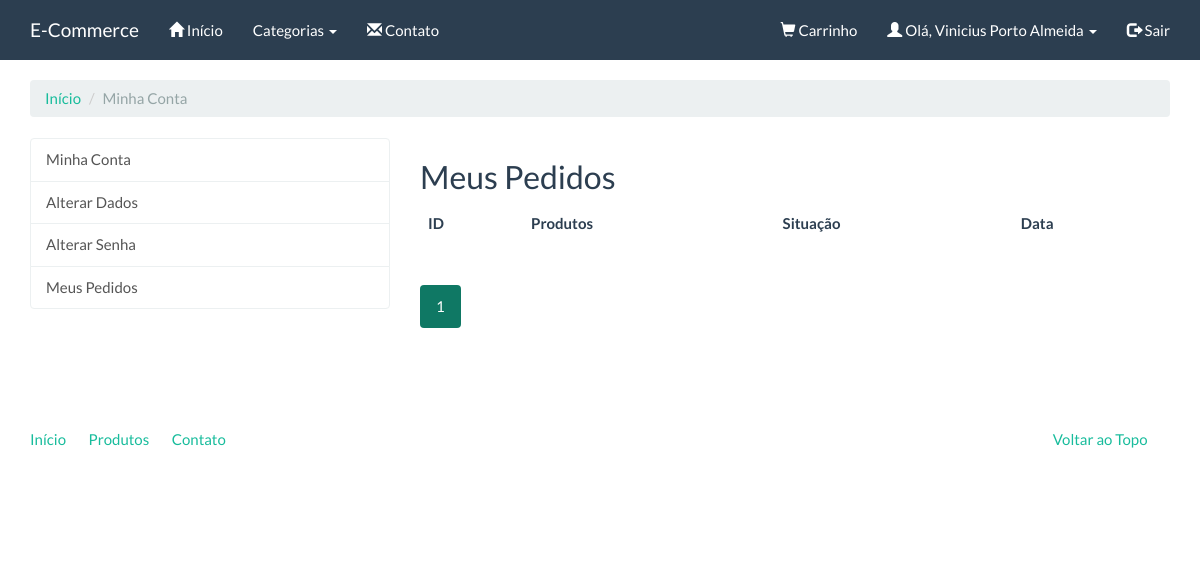
The app's page /compras/meus-pedidos/ (signed in), older data.
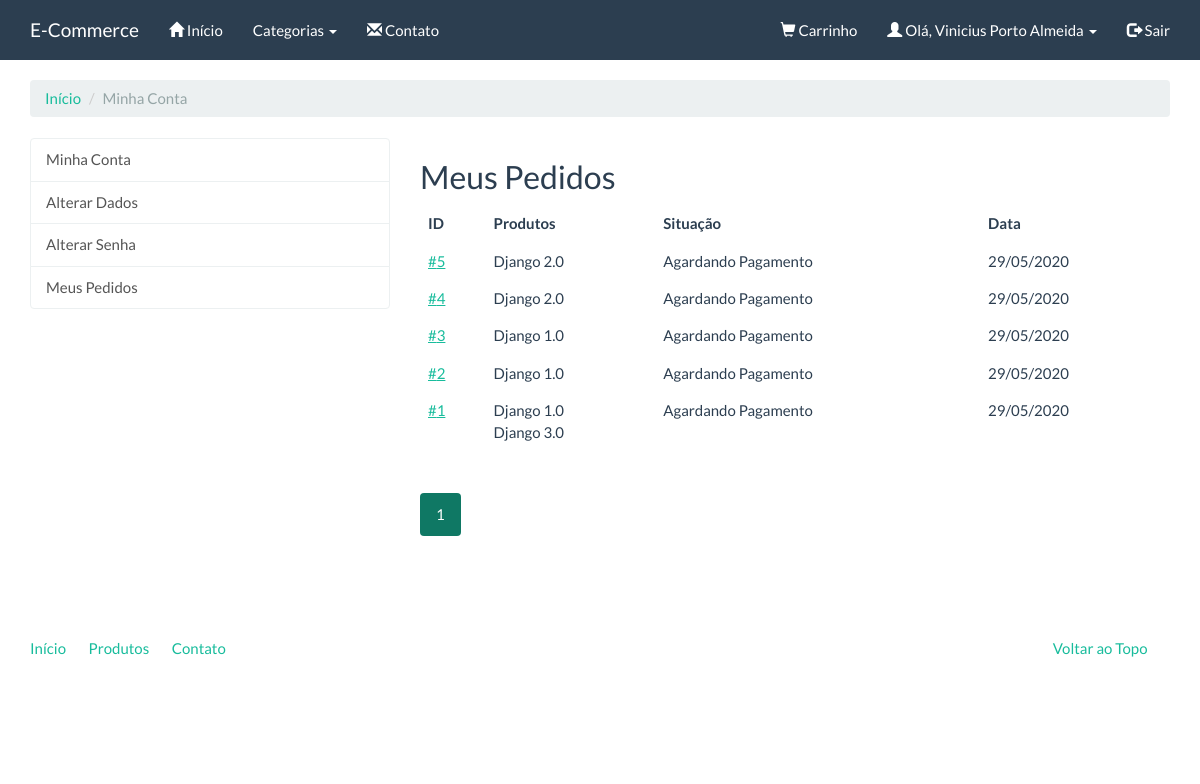
The same page, newer data.
### checkout/models.py (models this page shows, shortened)
class Order(models.Model):
    STATUS_CHOICES = (
        (0, 'Agardando Pagamento'),
        (1, 'Compra Concluída'),
        (2, 'Compra Cancelada'),
    )
    PAYMENT_OPTION_CHOICES = (
        ('deposit', 'Depósito'),
        ('pagseguro', 'PagSeguro'),
        ('paypal', 'PayPal'),
    )
    user = models.ForeignKey(settings.AUTH_USER_MODEL, verbose_name='Usuário')
    status = models.IntegerField(
        'Situação', choices=STATUS_CHOICES, default=0, blank=True
    )
    payment_option = models.CharField(
        'Opção de Pagamento', choices=PAYMENT_OPTION_CHOICES, max_length=20, default='deposit'
    )
    created = models.DateTimeField('Criado em', auto_now_add=True)
    modified = models.DateTimeField('Modificado em', auto_now=True)
    objects = OrderManager()
    class Meta:
        verbose_name = 'Pedido'
        verbose_name_plural = 'Pedidos'
    def products(self):
        products_ids = self.items.values_list('product')
        return Product.objects.filter(pk__in=products_ids)
    def pagseguro(self):
        self.payment_option = 'pagseguro'
        self.save()
        pg = PagSeguro(
            email=settings.PAGSEGURO_EMAIL, token=settings.PAGSEGURO_TOKEN,
            config={'sandbox': settings.PAGSEGURO_SANDBOX}
        )
        pg.sender = {
            'email': self.user.email
        }
        pg.reference_prefix = None
        pg.shipping = None
        pg.reference = self.pk
        for item in self.items.all():
            pg.items.append(
                {
                    'id': item.product.pk,
                    'description': item.product.name,
                    'quantity': item.quantity,
                    'amount': '%.2f' % item.price
                }
            )
        return pg
    def paypal(self):
        self.payment_option = 'paypal'
        self.save()
        paypal_dict = {
            'upload': '1',
            'business': settings.PAYPAL_EMAIL,
            'invoice': self.pk,
            'cmd': '_cart',
            'currency_code': 'BRL',
            'charset': 'utf-8',
        }
        index = 1
        for item in self.items.all():
            paypal_dict['amount_{}'.format(index)] = '%.2d' % item.price
            paypal_dict['item_name_{}'.format(index)] = item.product.name
            paypal_dict['quantity_{}'.format(index)] = item.quantity
            index = index + 1
        return paypal_dict

### catalog/models.py (models this page shows, shortened)
class Product(models.Model):
    name = models.CharField('Nome', max_length=100)
    slug = models.SlugField('Identificador', max_length=100)
    category = models.ForeignKey('catalog.Category', verbose_name='Categoria')
    description = models.TextField('Descrição', blank=True)
    price = models.DecimalField('Preço', decimal_places=2, max_digits=10)
    created = models.DateTimeField('Criado em', auto_now_add=True)
    modified = models.DateTimeField('Modificado em', auto_now=True)
    class Meta:
        verbose_name = 'Produto'
        verbose_name_plural = 'Produtos'
        ordering = ['name']

### checkout/views.py (the view)
class OrderListView(LoginRequiredMixin, ListView):
    template_name = 'checkout/order_list.html'
    paginate_by = 10
    def get_queryset(self):
        return Order.objects.filter(user=self.request.user).order_by('-pk')

### accounts/models.py (called while the page is built)
    def __str__(self):
        return self.name or self.username

### catalog/context_processors.py (called while the page is built)
def categories(request):
    return {
        'categories': Category.objects.all()
    }

### catalog/models.py (called while the page is built)
    def __str__(self):
        return self.name

    def get_absolute_url(self):
        return reverse('catalog:category', kwargs={'slug': self.slug})

### core/templatetags/pagination.py (called while the page is built)
@register.inclusion_tag('pagination.html')
def pagination(request, paginator, page_obj):
    context = {
        'paginator': paginator,
        'request': request,
        'page_obj': page_obj
    }
    getvars = request.GET.copy()
    if 'page' in getvars:
        del getvars['page']
    if len(getvars) > 0:
        context['getvars'] = '&{0}'.format(getvars.urlencode())
    else:
        context['getvars'] = ''
    return context

### checkout/templates/checkout/order_list.html (shortened to what this page needs)
{% extends 'accounts/index.html' %}
{% load pagination %}
{% block accounts_container%}
    <h2>Meus Pedidos</h2>
    <table class="table table-borded">
        <thead>
            <tr>
                <th>
                    ID
                </th>
                <th>
                    Produtos
                </th>
                <th>
                    Situação
                </th>
                <th>
                    Data
                </th>
            </tr>
        </thead>
        <tbody>
            {% for order in object_list %}
                <tr>
                    <td>
                        <a href="{% url 'checkout:order_detail' order.pk %}">#{{ order.pk }}</a>
                    </td>
                    <td>
                        {% for product in order.products %}
                            {{ product.name }}{% if not forloop.last %}<br/>{% endif %}
                        {% endfor %}
                    </td>
                    <td>
                        {{ order.get_status_display }}
                    </td>
                    <td>
                        {{ order.created|date:"d/m/Y" }}
                    </td>
                </tr>
            {% endfor %}
        </tbody>
    </table>
    {% pagination request paginator page_obj %}
{% endblock %}

Row changes from the older to the newer data that the page shows:
added Order: pk "5", status "Agardando Pagamento", created "29/05/2020"
now on this page (row unchanged): Product: name "Django 2.0"
added Order: pk "4", status "Agardando Pagamento", created "29/05/2020"
added Order: pk "3", status "Agardando Pagamento", created "29/05/2020"
now on this page (row unchanged): Product: name "Django 1.0"
added Order: pk "2", status "Agardando Pagamento", created "29/05/2020"
added Order: pk "1", status "Agardando Pagamento", created "29/05/2020"
now on this page (row unchanged): Product: name "Django 3.0", shown under "1"
